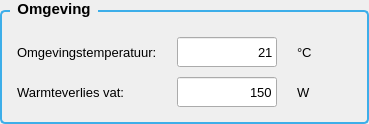
                    <widget class="QGroupBox" name="groupBox_environment">
                     <property name="font">
                      <font>
                       <pointsize>11</pointsize>
                       <weight>75</weight>
                       <bold>true</bold>
                      </font>
                     </property>
                     <property name="styleSheet">
                      <string notr="true">
                                    QGroupBox {
                                      border: 2px solid #3daee9;
                                      border-radius: 5px;
                                      margin-top: 10px;
                                      padding-top: 10px;
                                    }
                                    QGroupBox::title {
                                      subcontrol-origin: margin;
                                      left: 10px;
                                      padding: 0 5px 0 5px;
                                    }
                                  </string>
                     </property>
                     <property name="title">
                      <string>Omgeving</string>
                     </property>
                     <layout class="QGridLayout" name="gridLayout_environment">
                      <property name="leftMargin">
                       <number>15</number>
                      </property>
                      <property name="topMargin">
                       <number>15</number>
                      </property>
                      <property name="rightMargin">
                       <number>15</number>
                      </property>
                      <property name="bottomMargin">
                       <number>15</number>
                      </property>
                      <property name="horizontalSpacing">
                       <number>20</number>
                      </property>
                      <property name="verticalSpacing">
                       <number>10</number>
                      </property>
                      <item row="0" column="0">
                       <widget class="QLabel" name="label_ambient">
                        <property name="font">
                         <font>
                          <pointsize>10</pointsize>
                          <weight>50</weight>
                          <bold>false</bold>
                         </font>
                        </property>
                        <property name="text">
                         <string>Omgevingstemperatuur:</string>
                        </property>
                       </widget>
                      </item>
                      <item row="0" column="1">
                       <widget class="QLineEdit" name="ambientTempEntry">
                        <property name="minimumSize">
                         <size>
                          <width>100</width>
                          <height>30</height>
                         </size>
                        </property>
                        <property name="maximumSize">
                         <size>
                          <width>100</width>
                          <height>30</height>
                         </size>
                        </property>
                        <property name="font">
                         <font>
                          <pointsize>10</pointsize>
                         </font>
                        </property>
                        <property name="text">
                         <string>21</string>
                        </property>
                        <property name="alignment">
                         <set>Qt::AlignRight|Qt::AlignTrailing|Qt::AlignVCenter</set>
                        </property>
                       </widget>
                      </item>
                      <item row="0" column="2">
                       <widget class="QLabel" name="label_ambientUnit">
                        <property name="font">
                         <font>
                          <pointsize>10</pointsize>
                         </font>
                        </property>
                        <property name="text">
                         <string>°C</string>
                        </property>
                       </widget>
                      </item>
                      <item row="1" column="0">
                       <widget class="QLabel" name="label_heatLoss">
                        <property name="font">
                         <font>
                          <pointsize>10</pointsize>
                          <weight>50</weight>
                          <bold>false</bold>
                         </font>
                        </property>
                        <property name="text">
                         <string>Warmteverlies vat:</string>
                        </property>
                       </widget>
                      </item>
                      <item row="1" column="1">
                       <widget class="QLineEdit" name="heatLossVatEntry">
                        <property name="minimumSize">
                         <size>
                          <width>100</width>
                          <height>30</height>
                         </size>
                        </property>
                        <property name="maximumSize">
                         <size>
                          <width>100</width>
                          <height>30</height>
                         </size>
                        </property>
                        <property name="font">
                         <font>
                          <pointsize>10</pointsize>
                         </font>
                        </property>
                        <property name="text">
                         <string>150</string>
                        </property>
                        <property name="alignment">
                         <set>Qt::AlignRight|Qt::AlignTrailing|Qt::AlignVCenter</set>
                        </property>
                       </widget>
                      </item>
                      <item row="1" column="2">
                       <widget class="QLabel" name="label_heatLossUnit">
                        <property name="font">
                         <font>
                          <pointsize>10</pointsize>
                         </font>
                        </property>
                        <property name="text">
                         <string>W</string>
                        </property>
                       </widget>
                      </item>
                      <item row="0" column="3">
                       <spacer name="horizontalSpacer_env">
                        <property name="orientation">
                         <enum>Qt::Horizontal</enum>
                        </property>
                        <property name="sizeHint" stdset="0">
                         <size>
                          <width>40</width>
                          <height>20</height>
                         </size>
                        </property>
                       </spacer>
                      </item>
                     </layout>
                    </widget>
